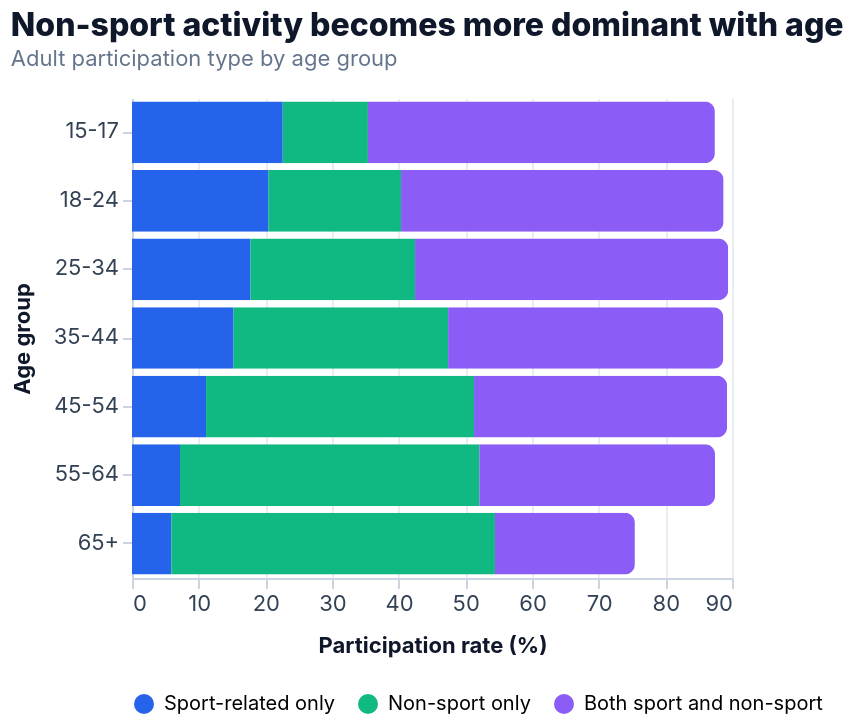

Vega-Lite specification stored for this chart:
### Vega-Lite specification from a JSON file in a GitHub repository (floating-point values rounded to 4 significant figures)
{"$schema": "https://vega.github.io/schema/vega-lite/v5.json", "background": "transparent", "config": {"view": {"stroke": null}, "axis": {"labelFont": "Inter, Arial, sans-serif", "titleFont": "Inter, Arial, sans-serif", "labelColor": "#334155", "titleColor": "#0f172a", "gridColor": "#e8edf4", "domainColor": "#cbd5e1", "tickColor": "#cbd5e1", "labelFontSize": 11, "titleFontSize": 11, "titlePadding": 10}, "legend": {"labelFont": "Inter, Arial, sans-serif", "titleFont": "Inter, Arial, sans-serif", "orient": "bottom", "labelLimit": 180, "labelFontSize": 10, "titleFontSize": 10, "symbolType": "circle"}, "title": {"font": "Inter, Arial, sans-serif", "fontSize": 16, "fontWeight": 800, "subtitleFont": "Inter, Arial, sans-serif", "subtitleFontSize": 11, "anchor": "start", "color": "#0f172a", "subtitleColor": "#64748b", "offset": 14}, "bar": {"cornerRadiusEnd": 5}, "range": {"category": ["#0f766e", "#2563eb", "#f59e0b", "#db2777", "#8b5cf6", "#14b8a6", "#64748b"]}}, "title": {"text": "Non-sport activity becomes more dominant with age", "subtitle": "Adult participation type by age group"}, "data": {"values": [{"age_group": "15-17", "category": "Sport-related only", "participation_rate_pct": 22.61, "age_order": 1, "category_order": 1}, {"age_group": "15-17", "category": "Non-sport only", "participation_rate_pct": 12.78, "age_order": 1, "category_order": 2}, {"age_group": "15-17", "category": "Both sport and non-sport", "participation_rate_pct": 52.04, "age_order": 1, "category_order": 3}, {"age_group": "18-24", "category": "Sport-related only", "participation_rate_pct": 20.48, "age_order": 2, "category_order": 1}, {"age_group": "18-24", "category": "Non-sport only", "participation_rate_pct": 19.88, "age_order": 2, "category_order": 2}, {"age_group": "18-24", "category": "Both sport and non-sport", "participation_rate_pct": 48.38, "age_order": 2, "category_order": 3}, {"age_group": "25-34", "category": "Sport-related only", "participation_rate_pct": 17.77, "age_order": 3, "category_order": 1}, {"age_group": "25-34", "category": "Non-sport only", "participation_rate_pct": 24.69, "age_order": 3, "category_order": 2}, {"age_group": "25-34", "category": "Both sport and non-sport", "participation_rate_pct": 46.97, "age_order": 3, "category_order": 3}, {"age_group": "35-44", "category": "Sport-related only", "participation_rate_pct": 15.24, "age_order": 4, "category_order": 1}, {"age_group": "35-44", "category": "Non-sport only", "participation_rate_pct": 32.18, "age_order": 4, "category_order": 2}, {"age_group": "35-44", "category": "Both sport and non-sport", "participation_rate_pct": 41.28, "age_order": 4, "category_order": 3}, {"age_group": "45-54", "category": "Sport-related only", "participation_rate_pct": 11.11, "age_order": 5, "category_order": 1}, {"age_group": "45-54", "category": "Non-sport only", "participation_rate_pct": 40.2, "age_order": 5, "category_order": 2}, {"age_group": "45-54", "category": "Both sport and non-sport", "participation_rate_pct": 37.95, "age_order": 5, "category_order": 3}, {"age_group": "55-64", "category": "Sport-related only", "participation_rate_pct": 7.2, "age_order": 6, "category_order": 1}, {"age_group": "55-64", "category": "Non-sport only", "participation_rate_pct": 44.91, "age_order": 6, "category_order": 2}, {"age_group": "55-64", "category": "Both sport and non-sport", "participation_rate_pct": 35.34, "age_order": 6, "category_order": 3}, {"age_group": "65+", "category": "Sport-related only", "participation_rate_pct": 5.9, "age_order": 7, "category_order": 1}, {"age_group": "65+", "category": "Non-sport only", "participation_rate_pct": 48.54, "age_order": 7, "category_order": 2}, {"age_group": "65+", "category": "Both sport and non-sport", "participation_rate_pct": 20.99, "age_order": 7, "category_order": 3}]}, "width": "container", "height": 240, "mark": {"type": "bar", "tooltip": true}, "encoding": {"y": {"field": "age_group", "type": "ordinal", "title": "Age group", "sort": ["15-17", "18-24", "25-34", "35-44", "45-54", "55-64", "65+"]}, "x": {"field": "participation_rate_pct", "type": "quantitative", "stack": "zero", "title": "Participation rate (%)"}, "color": {"field": "category", "type": "nominal", "title": null, "scale": {"domain": ["Sport-related only", "Non-sport only", "Both sport and non-sport"], "range": ["#2563eb", "#10b981", "#8b5cf6"]}}, "order": {"field": "category_order", "type": "quantitative"}, "tooltip": [{"field": "age_group", "title": "Age group"}, {"field": "category", "title": "Category"}, {"field": "participation_rate_pct", "title": "Participation rate (%)", "format": ".1f"}]}}
